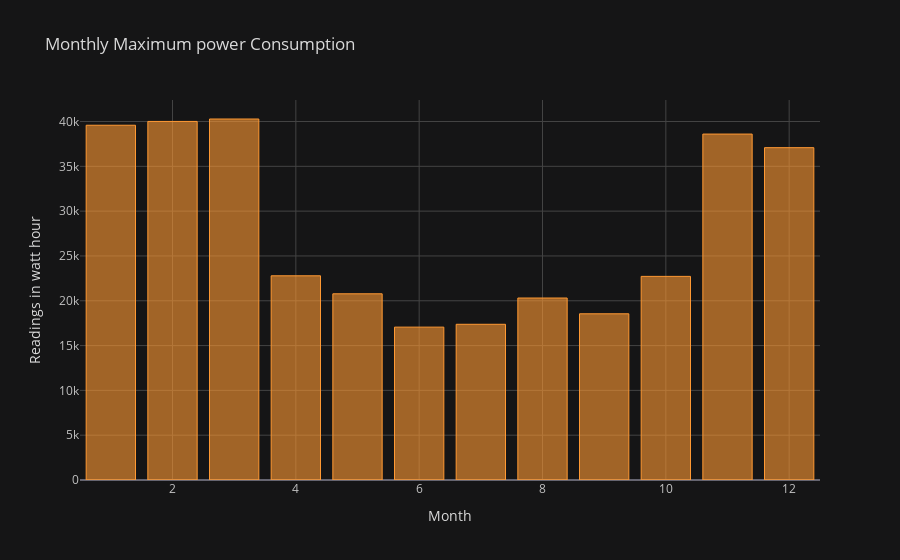

The cell this chart's notebook holds for it:
### Code cell
df_power_consumption.groupby('month')['PowerConsumption'].max().iplot(kind='bar',
                                                                      xTitle='Month',
                                                                      yTitle='Readings in watt hour',
                                                                      title='Monthly Maximum power Consumption')

### Figure 1 — Plotly figure (JSON) as saved in the notebook; plotly's stock layout.template omitted (floating-point values rounded to 4 significant figures)
{"data": [{"marker": {"color": "rgba(255, 153, 51, 0.6)", "line": {"color": "rgba(255, 153, 51, 1.0)", "width": 1}}, "name": "PowerConsumption", "orientation": "v", "text": "", "type": "bar", "x": [1, 2, 3, 4, 5, 6, 7, 8, 9, 10, 11, 12], "y": [39580.0, 40010.0, 40280.0, 22780.0, 20780.0, 17060.0, 17370.0, 20304, 18540.0, 22720.0, 38600.0, 37080.0]}], "layout": {"legend": {"bgcolor": "#151516", "font": {"color": "#D9D9D9"}}, "paper_bgcolor": "#151516", "plot_bgcolor": "#151516", "title": {"font": {"color": "#D9D9D9"}, "text": "Monthly Maximum power Consumption"}, "xaxis": {"gridcolor": "#434343", "showgrid": true, "tickfont": {"color": "#C2C2C2"}, "title": {"font": {"color": "#D9D9D9"}, "text": "Month"}, "zerolinecolor": "#666570"}, "yaxis": {"gridcolor": "#434343", "showgrid": true, "tickfont": {"color": "#C2C2C2"}, "title": {"font": {"color": "#D9D9D9"}, "text": "Readings in watt hour"}, "zerolinecolor": "#666570"}}}
